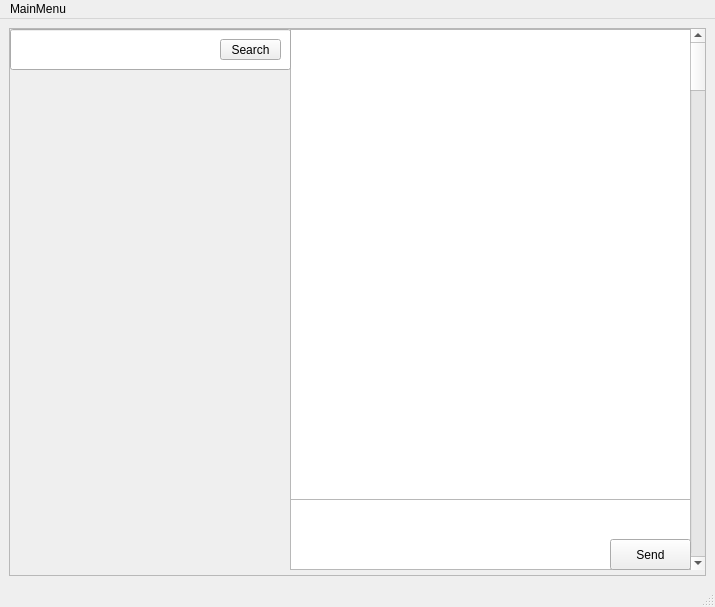
<?xml version="1.0" encoding="UTF-8"?>
<ui version="4.0">
 <class>MainWindow</class>
 <widget class="QMainWindow" name="MainWindow">
  <property name="geometry">
   <rect>
    <x>0</x>
    <y>0</y>
    <width>715</width>
    <height>607</height>
   </rect>
  </property>
  <property name="windowTitle">
   <string>MainWindow</string>
  </property>
  <widget class="QWidget" name="centralwidget">
   <property name="font">
    <font>
     <bold>false</bold>
    </font>
   </property>
   <layout class="QVBoxLayout" name="verticalLayout" stretch="0">
    <item>
     <widget class="QScrollArea" name="scrollArea">
      <property name="widgetResizable">
       <bool>true</bool>
      </property>
      <widget class="QWidget" name="scrollAreaWidgetContents">
       <property name="geometry">
        <rect>
         <x>0</x>
         <y>0</y>
         <width>695</width>
         <height>544</height>
        </rect>
       </property>
       <widget class="QTextBrowser" name="dispayMessageTextBrowser">
        <property name="geometry">
         <rect>
          <x>280</x>
          <y>0</y>
          <width>401</width>
          <height>471</height>
         </rect>
        </property>
       </widget>
       <widget class="QTextEdit" name="inputMessageTextEdit">
        <property name="geometry">
         <rect>
          <x>280</x>
          <y>470</y>
          <width>401</width>
          <height>71</height>
         </rect>
        </property>
       </widget>
       <widget class="QScrollBar" name="verticalScrollBar">
        <property name="geometry">
         <rect>
          <x>680</x>
          <y>0</y>
          <width>16</width>
          <height>541</height>
         </rect>
        </property>
        <property name="orientation">
         <enum>Qt::Vertical</enum>
        </property>
       </widget>
       <widget class="QPushButton" name="sendMessagePushButton">
        <property name="geometry">
         <rect>
          <x>600</x>
          <y>510</y>
          <width>81</width>
          <height>31</height>
         </rect>
        </property>
        <property name="text">
         <string>Send</string>
        </property>
       </widget>
       <widget class="QLineEdit" name="findUserLineEdit">
        <property name="geometry">
         <rect>
          <x>0</x>
          <y>0</y>
          <width>281</width>
          <height>41</height>
         </rect>
        </property>
       </widget>
       <widget class="QPushButton" name="searchUserPushButton">
        <property name="geometry">
         <rect>
          <x>210</x>
          <y>10</y>
          <width>61</width>
          <height>21</height>
         </rect>
        </property>
        <property name="text">
         <string>Search</string>
        </property>
       </widget>
       <widget class="QWidget" name="widget_1" native="true">
        <property name="geometry">
         <rect>
          <x>0</x>
          <y>40</y>
          <width>281</width>
          <height>501</height>
         </rect>
        </property>
       </widget>
      </widget>
     </widget>
    </item>
   </layout>
  </widget>
  <widget class="QMenuBar" name="menubar">
   <property name="geometry">
    <rect>
     <x>0</x>
     <y>0</y>
     <width>715</width>
     <height>21</height>
    </rect>
   </property>
   <widget class="QMenu" name="menuMenu">
    <property name="title">
     <string>MainMenu</string>
    </property>
   </widget>
   <addaction name="menuMenu"/>
  </widget>
  <widget class="QStatusBar" name="statusbar"/>
 </widget>
 <resources/>
 <connections/>
</ui>
